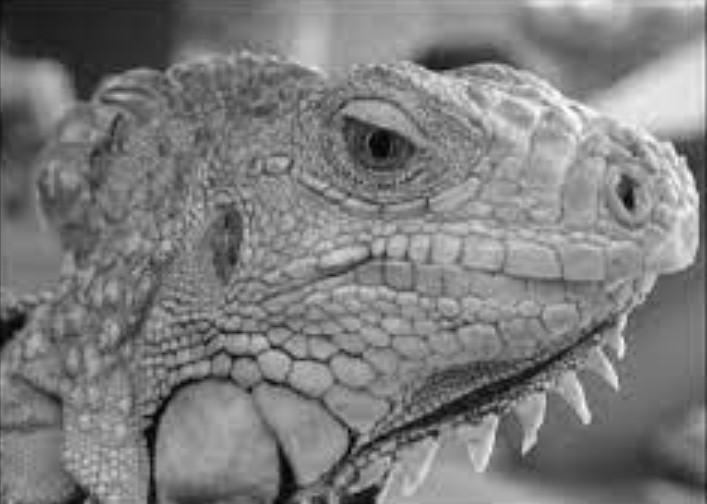
#> input picture Lecture_Note/Images/iguana.jpg, 707 x 504 px
$ python Lecture3.py
#> lines starting #> are read from the running program, lines starting #| are printed output that depends on the picture
import numpy as np
import cv2
import matplotlib.pyplot as plt
from scipy.ndimage import convolve
import os


# [94 lines left out: functions box_filter, sharpen_filter, generate_image_for_characterize_edge, characterize_edge, not called in this run]


if __name__ == '__main__':
    # [21 lines of commented-out code are left out]
    img_path = os.path.join(os.path.dirname(os.path.dirname(__file__)), r"Images/iguana.jpg")
    img = cv2.imread(img_path, 0)
#> img is the input picture: shape (504, 707); min 0, max 255, mean 125.2

    hist, _ = np.histogram(img.ravel(), bins=256, range=(0, 256))
#> hist = 256 values, max 4667 at index 118, min 2 at index 1, mean 1391.9

    plt.figure(figsize=(15, 5))
    plt.subplot(121)
    plt.imshow(img, cmap='gray')
    plt.axis('off')

    plt.subplot(122)
    plt.plot(np.arange(256), hist)
    plt.xlabel("Pixel value")
    plt.ylabel("Count")
    plt.title("Pixel value histogram", weight="bold", color='k')
    plt.show()
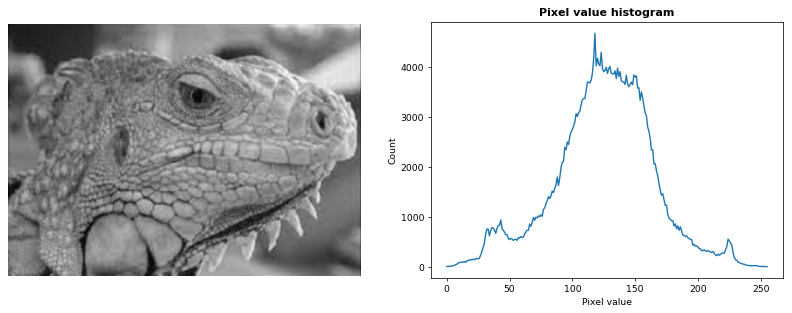
#> figure drawn by matplotlib, 2 panels; panel 2: curve peaks at x = 118, y = 4667

$ run again, with Lecture_Note/Images/emma_stone.jpg copied over Lecture_Note/Images/iguana.jpg
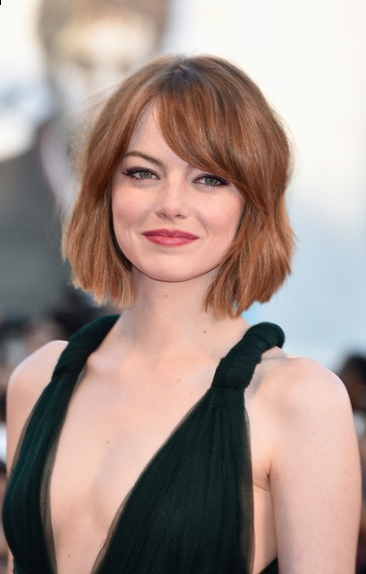
#> input picture Lecture_Note/Images/emma_stone.jpg, 366 x 574 px
#> `img = cv2.imread(img_path, 0)`:
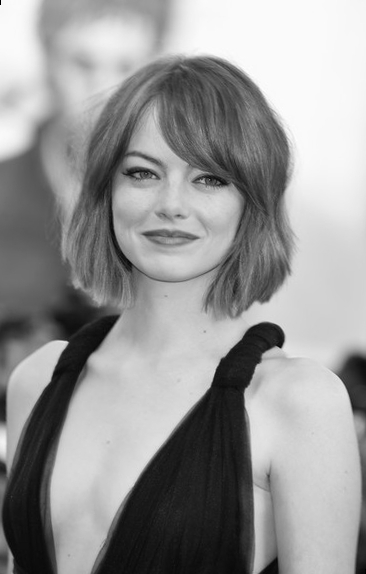
#> img: shape (574, 366); min 0, max 255, mean 150.4
#> hist = 256 values, max 10231 at index 250, min 0 at index 2, mean 820.6
#> `plt.show()`:
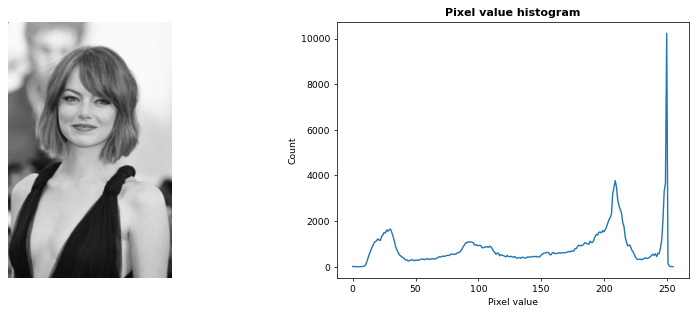
#> figure drawn by matplotlib, 2 panels; panel 2: curve peaks at x = 250, y = 10231

$ run again, with Lecture_Note/Images/image1.jpg copied over Lecture_Note/Images/iguana.jpg
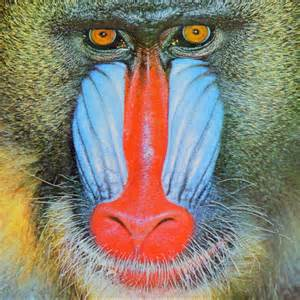
#> input picture Lecture_Note/Images/image1.jpg, 300 x 300 px
#> `img = cv2.imread(img_path, 0)`:
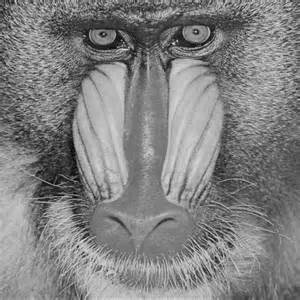
#> img: shape (300, 300); min 0, max 234, mean 129.9
#> hist = 256 values, max 1051 at index 121, min 0 at index 3, mean 351.6
#> `plt.show()`:
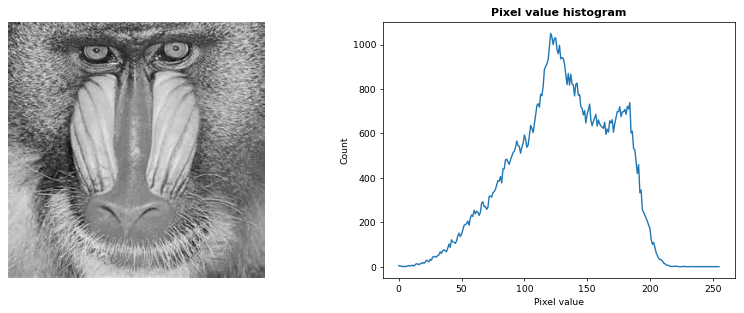
#> figure drawn by matplotlib, 2 panels; panel 2: curve peaks at x = 121, y = 1051

$ run again, with Lecture_Note/Images/hough_2.png saved as Lecture_Note/Images/iguana.jpg
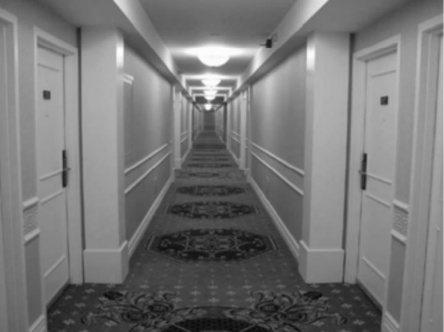
#> input picture Lecture_Note/Images/hough_2.png, 444 x 332 px
#> img is the input picture: shape (332, 444); min 10, max 254, mean 118.3
#> hist = 256 values, max 1690 at index 114, min 0 at index 0, mean 575.8
#> `plt.show()`:
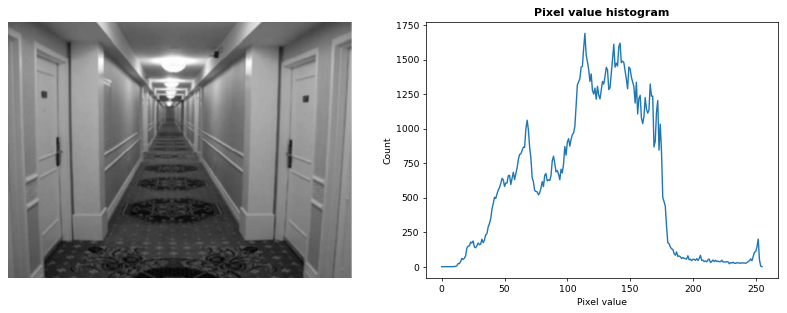
#> figure drawn by matplotlib, 2 panels; panel 2: curve peaks at x = 114, y = 1690
